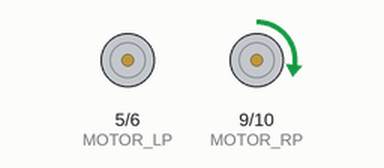
A sketch run on a simulated Arduino Uno, built with avr-gcc and run on an emulated ATmega328P. Shown: motor-driver pin pairs drawn as motors (green arrow = first pin HIGH = forward, orange = second pin HIGH = backward, longer = more drive).

Above: at 0.1 s.
At 7.1 s:
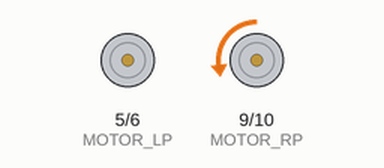
At 18.1 s:
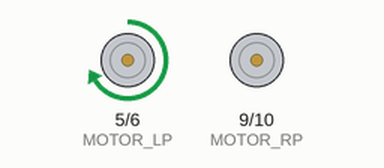
At 37.1 s:
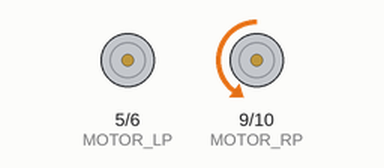
Timing chart, 0 to 40.0 s (numbered marks = the images above):
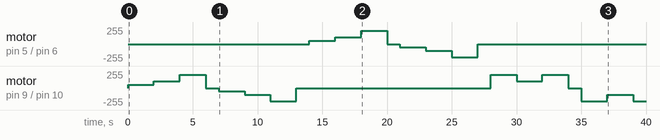

The sketch:

motor_test.ino
```cpp
/*
  29/MAR/2015
  Code for testing the H-bridge and motors in the 1rst version of the Dreamster board
  Autor: Ignacio Carballeda <carballeda.ignacio@gmail.com>
*/

// functional connections
#define MOTOR_LP  5 //pin Left Positive
#define MOTOR_LN  6 //pin Left Negative
#define MOTOR_RP  9 //pin Right Positive
#define MOTOR_RN 10 //pin Right Negative

void motors_stop();
void motor(char motor, char dir, int pwm); // motor could be 'R' or 'L', dir could be 'F' or 'B' , PWM int 0 to 255 (max speed)

void setup()
{
	pinMode( MOTOR_RP, OUTPUT );
	pinMode( MOTOR_RN, OUTPUT );
	pinMode( MOTOR_LP, OUTPUT );
	pinMode( MOTOR_LN, OUTPUT );
}

void loop(){
	motor('R','F',50); 		//testing Right motor at diferent speeds
	delay(2000);
	motor('R','F',100);		//increase speed
	delay(2000);
	motor('R','F',200);
	delay(2000);
	motors_stop();
	delay(1000);

	motor('R','B',50);
	delay(2000);
	motor('R','B',100);
	delay(2000);
	motor('R','B',200);
	delay(2000);
	motors_stop();
	delay(1000);


	motor('L','F',50);		//testing left motor at diferent speeds
	delay(2000);
	motor('L','F',100);
	delay(2000);
	motor('L','F',200);
	delay(2000);
	motors_stop();
	delay(1000);

	motor('L','B',50);
	delay(2000);
	motor('L','B',100);
	delay(2000);
	motor('L','B',200);
	delay(2000);
	motors_stop();
	delay(1000);

}


void motors_stop(){				//this function stop both motors
	digitalWrite( MOTOR_RP, LOW );
	digitalWrite( MOTOR_RN, LOW);
	digitalWrite( MOTOR_LP, LOW );
	digitalWrite( MOTOR_LN, LOW);
}

void motor(char motor, char dir, int pwm){	//Entries of this function are motor (R or L), direction (F or B) and PWM (0 to 255)
	if(motor=='R'){
		if(dir=='F'){
			analogWrite( MOTOR_RP,  pwm);
			digitalWrite( MOTOR_RN, LOW);
		}
		else if(dir=='B'){
			analogWrite( MOTOR_RN,  pwm );
			digitalWrite( MOTOR_RP, LOW);
		}
	}
	else if(motor=='L'){
		if(dir=='F'){
			analogWrite( MOTOR_LP,  pwm);
			digitalWrite( MOTOR_LN, LOW);
		}
		else if(dir=='B'){
			analogWrite( MOTOR_LN,  pwm);
			digitalWrite( MOTOR_LP, LOW);
		}
	}
}


/*EOF*/
```

Measured:
- by itself, motor on pin 5 (MOTOR_LP) / pin 6 (MOTOR_LN): stopped → forward 50/255 at 14.0 s, → forward 100/255 2.0 s later, → forward 200/255 2.0 s later, → stopped 2.0 s later, … (8 changes in this stretch)
- by itself, motor on pin 9 (MOTOR_RP) / pin 10 (MOTOR_RN): stopped → forward 50/255 at 0.00 s, → forward 100/255 2.0 s later, → forward 200/255 2.0 s later, → stopped 2.0 s later, … (15 changes in this stretch)
